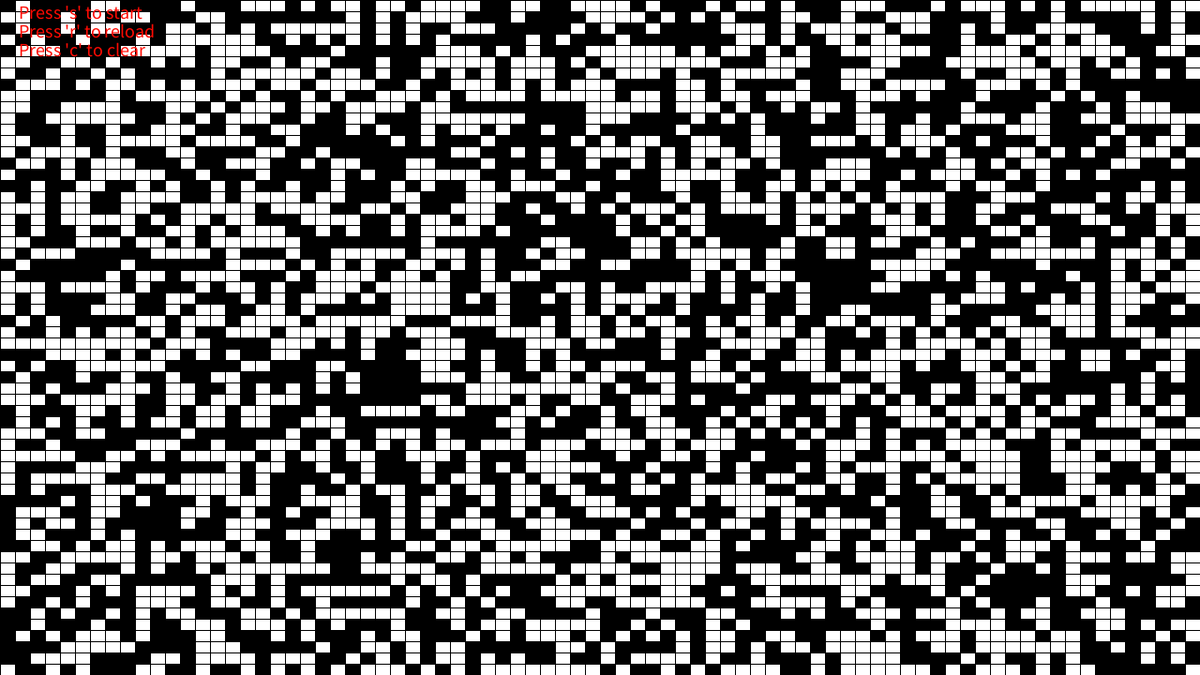
Frame 1 (no input)
Frame 60 (the mouse pressed at the canvas centre just before this capture): identical to frame 1, image omitted
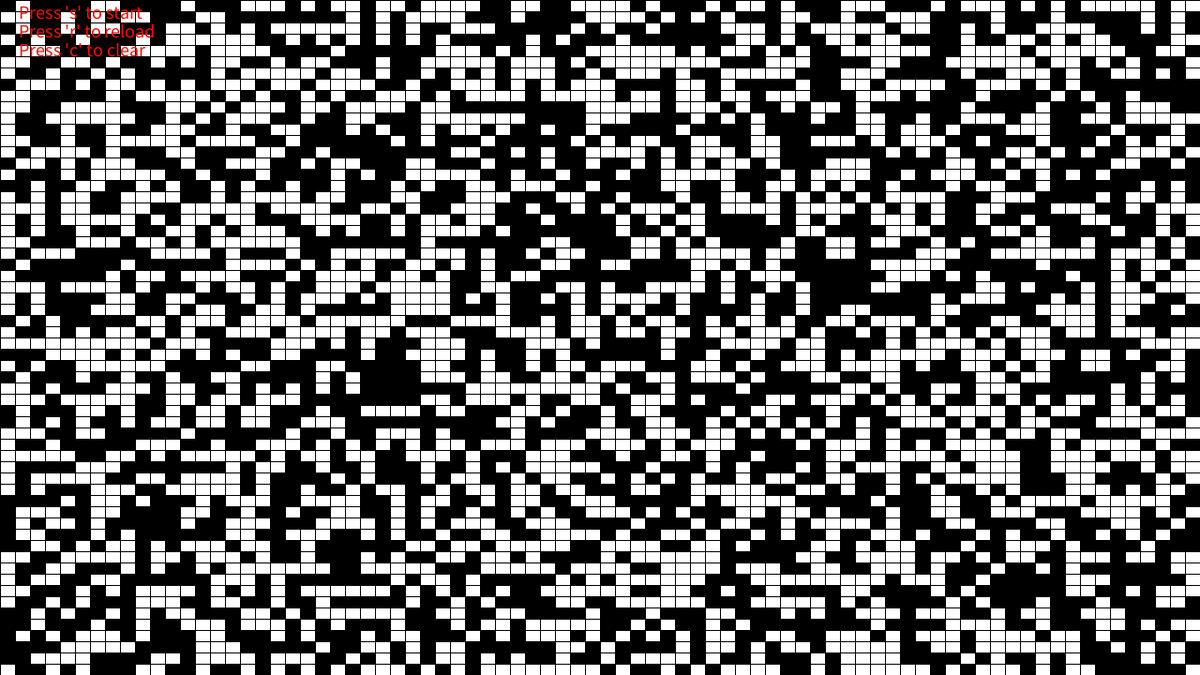
Frame 120 (the mouse held since frame 60 and released just before this capture)

The Processing sketch that drew these frames (run headless with seeded random() and noise(); from frame 60 on, the mouse is pressed at the canvas centre):

// Processing sketch: sketch_2DCellularAutomata
// ── sketch_2DCellularAutomata.pde
class CA {
  int[][] board;
  int columns;
  int rows;
  
  CA(int rows, int columns) {
    this.rows = rows;
    this.columns = columns;
     board = new int[columns][rows];
    for(int x = 0; x < columns; x++) {
     for(int y =0; y< rows; y++) {
       board[x][y] = int (random(2)); 
     }
    }
  }
  
  
  int rules(int value, int x, int y) {
    int neighbors = 0;
    for(int i = x-1; i< x+2; i++) {
     for(int j = y-1; j<y+2; j++) {
      if((i!=x || j != y) && board[i][j] == 1) neighbors ++;
     }
    }
    if(value == 1 && neighbors < 2) return 0;
    
    if(value == 1 && neighbors > 3) return 0;
    
    if(value == 0 && neighbors == 3) return 1;
    
    else return value;
    
    
  }
  
  void generate() {
   int[][] next = new int[columns][rows];
   
   for(int x = 1; x < columns-1; x++) {
    for(int y = 1; y < rows-1; y++) {
     next[x][y] = rules(board[x][y], x,y); 
    }
     
   }
    board = next;
  }
  
  
  void display() {
   int dimx = width/columns;
   int dimy = height/rows;
   
   for(int i = 0; i<columns;i++) {
    for(int j = 0; j<rows; j++) {
     if(board[i][j] == 1) fill(0);
     else fill(255);
     
     rect(i * dimx, j*dimy, dimx, dimy); 
    }
   }
    
  }
}

CA auto;

void setup() {
  size(1280, 720);
  auto = new CA(60, 80);
  
}


boolean running = false;

void keyPressed(){
 if(key == 's') running = !running;
  else if(key == 'r') {
   for(int x = 0; x < auto.columns; x++) {
     for(int y =0; y< auto.rows; y++) {
       auto.board[x][y] = int (random(2)); 
     }
    }
    
    
  } else if(key == 'c') {
    
   for(int x = 0; x < auto.columns; x++) {
     for(int y =0; y< auto.rows; y++) {
       auto.board[x][y] = 0; 
     }
    }
    
  }
}

void mousePressed() {
 int posX = mouseX*auto.columns/width ;
 int posY = mouseY*auto.rows/height;

 auto.board[posX][posY] = 1 - auto.board[posX][posY];
  
}

void draw() {
  
  
  if(running) auto.generate();
  
 auto.display();
 
 
 fill(255,10,02);
 textSize(20);
 text("Press 's' to " + (running ? "stop" : "start"), 20,20);
 text("Press 'r' to reload", 20, 40);
 text("Press 'c' to clear",  20, 60);
}
